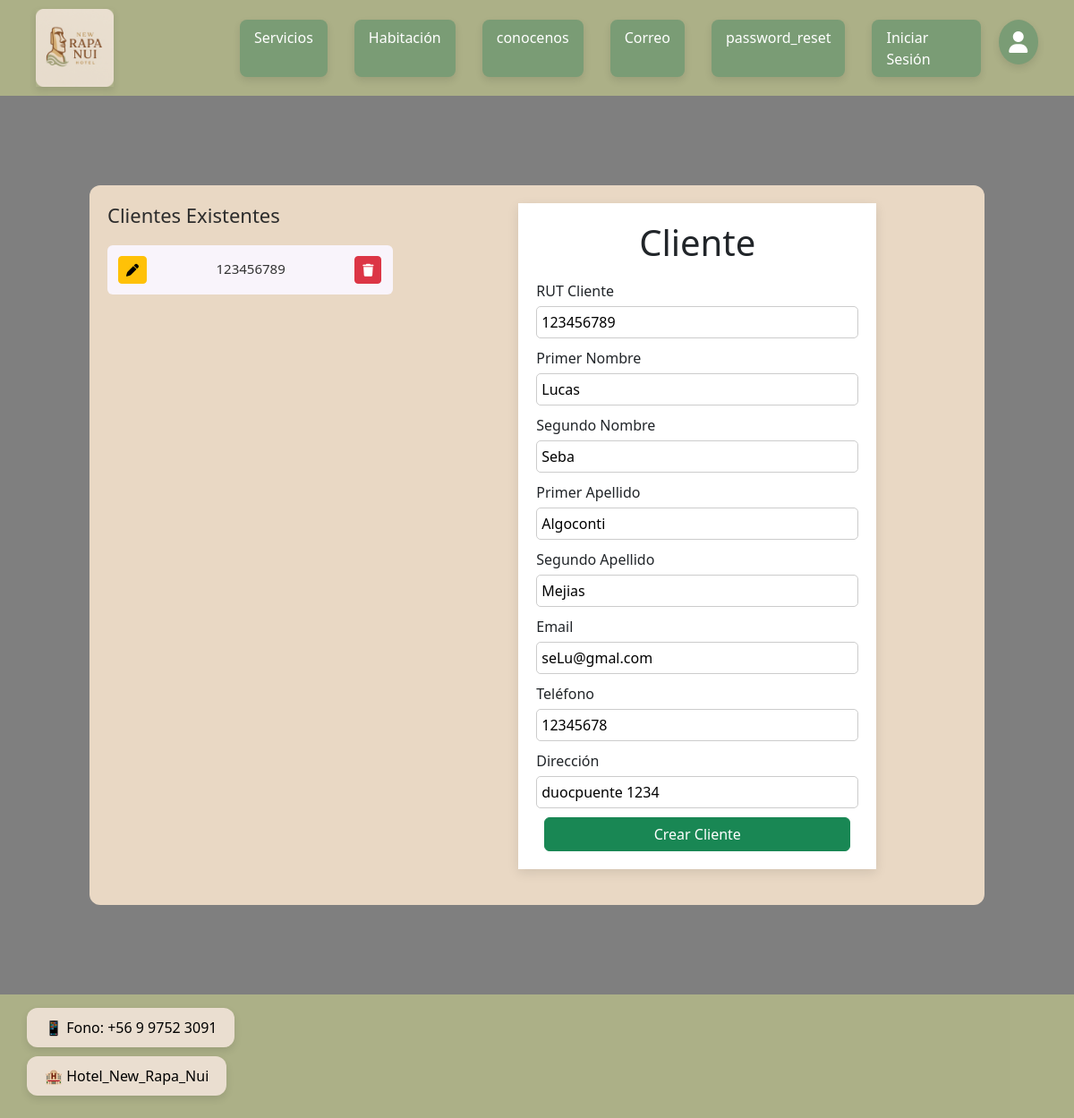
Before: /modificar_cliente_emp/123456789/ with the older database file.
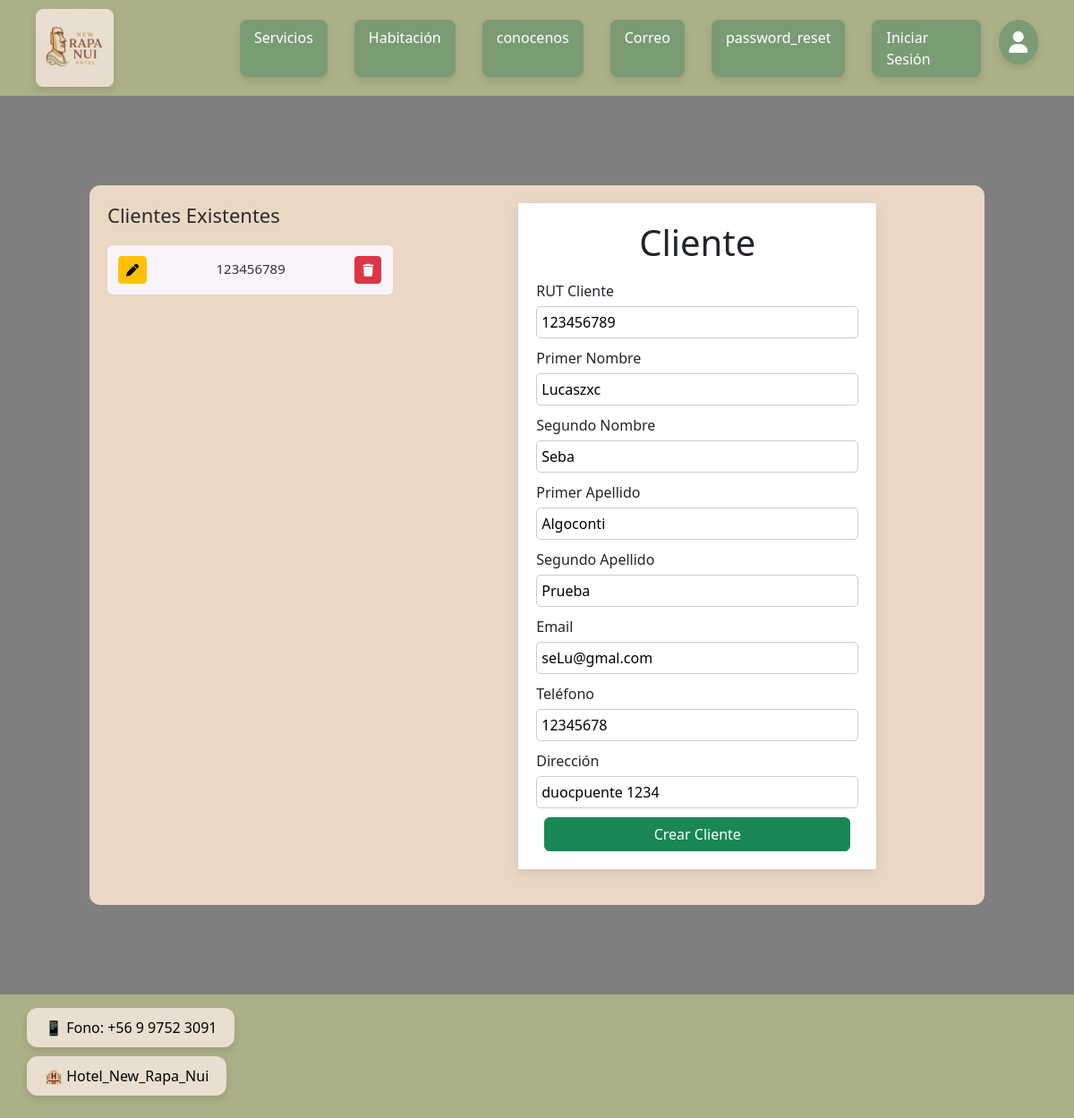
After: the same page with the newer database file.
### app/models.py (models this page shows, shortened)
class Cliente(models.Model):
    Rut_cliente = models.CharField(max_length=10, primary_key=True)
    Pnombre_cliente = models.CharField(max_length=40)
    Snombre_cliente = models.CharField(max_length=40)
    Papellido_cliente = models.CharField(max_length=40)
    Sapellido_cliente = models.CharField(max_length=40)
    email_cliente = models.EmailField()
    telefono_cliente = models.IntegerField()
    direccion_cliente = models.CharField(max_length=100)

### app/views.py (the view, shortened to what this page needs)
# urls.py: path("modificar_cliente_emp/<id>/", modificar_cliente_emp, name="modificar_cliente_emp"),
def modificar_cliente_emp(request, id):
    cliente = Cliente.objects.get(pk=id)
    data = {
        'form': ClienteForm(instance=cliente),
        'clientes': Cliente.objects.all()
    }
    return render(request, "app/Empleados/cliente-emp/cliente-emp.html", data)

### app/forms.py
class ClienteForm(forms.ModelForm):
    class Meta:
        model = Cliente
        fields = '__all__'
    def __init__(self, *args, **kwargs):
        super(ClienteForm, self).__init__(*args, **kwargs)
        self.fields['Rut_cliente'].widget.attrs['readonly'] = True
        self.fields['email_cliente'].widget.attrs['readonly'] = True

### app/templates/app/Empleados/cliente-emp/cliente-emp.html (shortened to what this page needs)
{% extends 'app/base.html' %}
{% load static %}
{% block extra_css %}
  <link rel="stylesheet" href="{% static 'app/css/cliente-emp.css' %}">
{% endblock %}
{% block content %}
<main class="cliente-container">
  <div class="cliente-box" style="background-color: #e9d8c4;">
    <div class="lado izquierdo">
  <h3>Clientes Existentes</h3>
  <table style="width:100%; font-size:14px;">
    <tbody>
        <ul>
          {% for r in clientes %}
          <li>
            <a  class="btn btn-info btn-sm btn-warning" href="{% url 'modificar_cliente_emp' r.Rut_cliente %}"><i class="fas fa-pen"></i></a>
              {{ r.Rut_cliente }}
            <a class="btn btn-info btn-sm btn-danger" href="{% url 'eliminar_cliente_emp' r.Rut_cliente %}"><i class="fas fa-trash"></i></a>
          </li>
          {% endfor %}
        </ul>
    </tbody>
  </table>
</div>
    <section class="formulario">
      <form method="post" action="" enctype="multipart/form-data">
        <h1>Cliente</h1>
 <label for="{{ form.Rut_cliente.id_for_label }}">RUT Cliente</label>
<input
  class="inputCliente"
  type="text"
  name="{{ form.Rut_cliente.name }}"
  id="{{ form.Rut_cliente.id_for_label }}"
  value="{{ form.Rut_cliente.value|default_if_none:'' }}"
  placeholder="Ej: 12.345.678-9">
<label for="{{ form.Pnombre_cliente.id_for_label }}">Primer Nombre</label>
<input
  class="inputCliente"
  type="text"
  name="{{ form.Pnombre_cliente.name }}"
  id="{{ form.Pnombre_cliente.id_for_label }}"
  value="{{ form.Pnombre_cliente.value|default_if_none:'' }}"
  placeholder="Ej: Juan">
<label for="{{ form.Snombre_cliente.id_for_label }}">Segundo Nombre</label>
<input
  class="inputCliente"
  type="text"
  name="{{ form.Snombre_cliente.name }}"
  id="{{ form.Snombre_cliente.id_for_label }}"
  value="{{ form.Snombre_cliente.value|default_if_none:'' }}"
  placeholder="Ej: Pablo">
<label for="{{ form.Papellido_cliente.id_for_label }}">Primer Apellido</label>
<input
  class="inputCliente"
  type="text"
  name="{{ form.Papellido_cliente.name }}"
  id="{{ form.Papellido_cliente.id_for_label }}"
  value="{{ form.Papellido_cliente.value|default_if_none:'' }}"
  placeholder="Ej: Pérez">
<label for="{{ form.Sapellido_cliente.id_for_label }}">Segundo Apellido</label>
<input
  class="inputCliente"
  type="text"
  name="{{ form.Sapellido_cliente.name }}"
  id="{{ form.Sapellido_cliente.id_for_label }}"
  value="{{ form.Sapellido_cliente.value|default_if_none:'' }}"
  placeholder="Ej: González">
<label for="{{ form.email_cliente.id_for_label }}">Email</label>
<input
  class="inputCliente"
  type="email"
  name="{{ form.email_cliente.name }}"
  id="{{ form.email_cliente.id_for_label }}"
  value="{{ form.email_cliente.value|default_if_none:'' }}"
  placeholder="cliente@correo.cl">
<label for="{{ form.telefono_cliente.id_for_label }}">Teléfono</label>
<input
  class="inputCliente"
  type="number"
  name="{{ form.telefono_cliente.name }}"
  id="{{ form.telefono_cliente.id_for_label }}"
  value="{{ form.telefono_cliente.value|default_if_none:'' }}"
  placeholder="Ej: 987654321">
<label for="{{ form.direccion_cliente.id_for_label }}">Dirección</label>
<input
  class="inputCliente"
  type="text"
  name="{{ form.direccion_cliente.name }}"
  id="{{ form.direccion_cliente.id_for_label }}"
  value="{{ form.direccion_cliente.value|default_if_none:'' }}"
  placeholder="Ej: Av. Siempre Viva 123">
              <div class="row">
                  <div  class="contenedorInputs">
                    <button type="submit" class="btn btn-success" style="width: 95%; margin-left: 2.5% ;margin-top: 10px;">Crear Cliente</button>
                  </div>
              </div>
            </form>
  </div>
</main>
{% endblock %}

Changed rows visible on the page:
changed Cliente "Seba": Pnombre_cliente "Lucas" → "Lucaszxc"; Sapellido_cliente "Mejias" → "Prueba"
